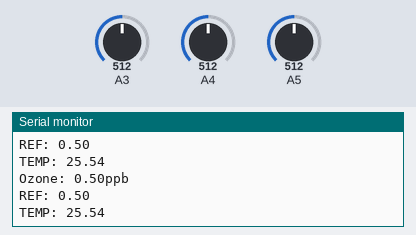
This sketch was run on a simulated Arduino Uno, built with avr-gcc and run on an emulated ATmega328P. On the bench: the last lines printed to the serial monitor. The test bench sets the inputs (shaded band); at power-on: A5 = 512, A3 = 512, A4 = 512.

Above: at 5.1 s.
5.2 s: A5 set to 342
At 7.1 s:
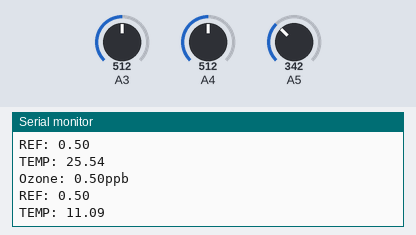
9.6 s: A5 set to 313
At 11.8 s:
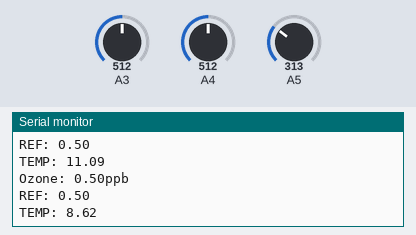
Timing chart, 0 to 13.3 s (numbered marks = the images above; inputs shaded):
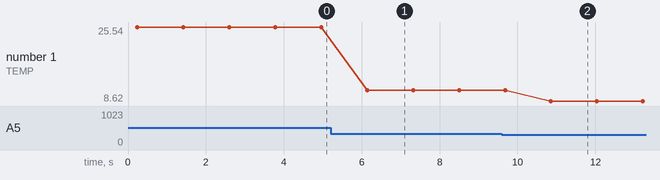

Measured:
- after the input at 5.2 s, the serial monitor: prints a new line after 0.94 s (image 1)
- after the input at 9.6 s, the serial monitor: prints a new line after 1.3 s (image 2)
- plotted number 1: 25.54 → 11.09 after the input at 5.2 s, 11.09 → 8.62 after the input at 9.6 s

The sketch:

sketch_sep22a.ino
```cpp
#include <Wire.h>

#define SENSOR_ADDRESS 0x53
#define VGAS 5
#define VREF 28
#define VTEMP 29

void setup() {
  Wire.begin();
  Serial.begin(9600);


}

void loop() {
  // Read the ozone data
  int ozone_data = analogRead(A3);
  int ozone_ref = analogRead(A4);
  int ozone_temp = analogRead(A5);

  // Convert the ozone data to a float
  float ozone = ozone_data / 1024.0;
  double ozone_r = ozone_ref / 1024.0;
  double ozone_temp2 = (ozone_temp/1023.0);
  double ozone_te = (ozone_temp2 * 87)-18;
  float v_medida = ozone - ozone_r;

  // Print the ozone data

for(int i = 0; i<100; i++){
     Serial.println("");
  }


  Serial.print("Ozone: ");
  Serial.print(ozone, 2);
  Serial.println("ppb");

  Serial.print("REF: ");
  Serial.print(ozone_r, 2);
  Serial.println("");


  Serial.print("TEMP: ");
  Serial.print(ozone_te);


  delay(1000);
}
```
